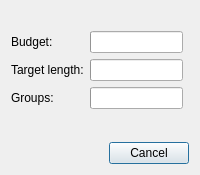
<?xml version="1.0" encoding="UTF-8"?>
<ui version="4.0">
 <class>VNestingProgressDialog</class>
 <widget class="QDialog" name="VNestingProgressDialog">
  <property name="windowTitle">
   <string>Online nesting</string>
  </property>
  <property name="minimumWidth">
   <number>420</number>
  </property>
  <layout class="QVBoxLayout" name="verticalLayout">
   <item>
    <layout class="QHBoxLayout" name="horizontalLayout">
     <item>
      <layout class="QVBoxLayout" name="verticalLayoutStatus">
       <item>
        <widget class="QLabel" name="labelStatus">
         <property name="wordWrap">
          <bool>true</bool>
         </property>
        </widget>
       </item>
       <item>
        <layout class="QFormLayout" name="formLayout">
         <property name="fieldGrowthPolicy">
          <enum>QFormLayout::FieldGrowthPolicy::ExpandingFieldsGrow</enum>
         </property>
         <item row="0" column="0">
          <widget class="QLabel" name="labelTokens">
           <property name="text">
            <string>Budget:</string>
           </property>
          </widget>
         </item>
         <item row="0" column="1">
          <widget class="QProgressBar" name="progressBarTokens"/>
         </item>
         <item row="1" column="0">
          <widget class="QLabel" name="labelTarget">
           <property name="text">
            <string>Target length:</string>
           </property>
          </widget>
         </item>
         <item row="1" column="1">
          <widget class="QProgressBar" name="progressBarTarget"/>
         </item>
         <item row="2" column="0">
          <widget class="QLabel" name="labelGroups">
           <property name="text">
            <string>Groups:</string>
           </property>
          </widget>
         </item>
         <item row="2" column="1">
          <widget class="QProgressBar" name="progressBarGroups"/>
         </item>
        </layout>
       </item>
       <item>
        <spacer name="verticalSpacer">
         <property name="orientation">
          <enum>Qt::Orientation::Vertical</enum>
         </property>
        </spacer>
       </item>
      </layout>
     </item>
     <item>
      <widget class="VCircularGauge" name="gaugeUtilisation">
       <property name="toolTip">
        <string>Utilisation of the fabric</string>
       </property>
      </widget>
     </item>
    </layout>
   </item>
   <item>
    <widget class="QLabel" name="labelConditions">
     <property name="wordWrap">
      <bool>true</bool>
     </property>
    </widget>
   </item>
   <item>
    <widget class="QDialogButtonBox" name="buttonBox">
     <property name="standardButtons">
      <set>QDialogButtonBox::Cancel</set>
     </property>
    </widget>
   </item>
  </layout>
 </widget>
 <customwidgets>
  <customwidget>
   <class>VCircularGauge</class>
   <extends>QWidget</extends>
   <header>../vnesting/vcirculargauge.h</header>
   <container>0</container>
  </customwidget>
 </customwidgets>
 <resources/>
 <connections/>
</ui>
